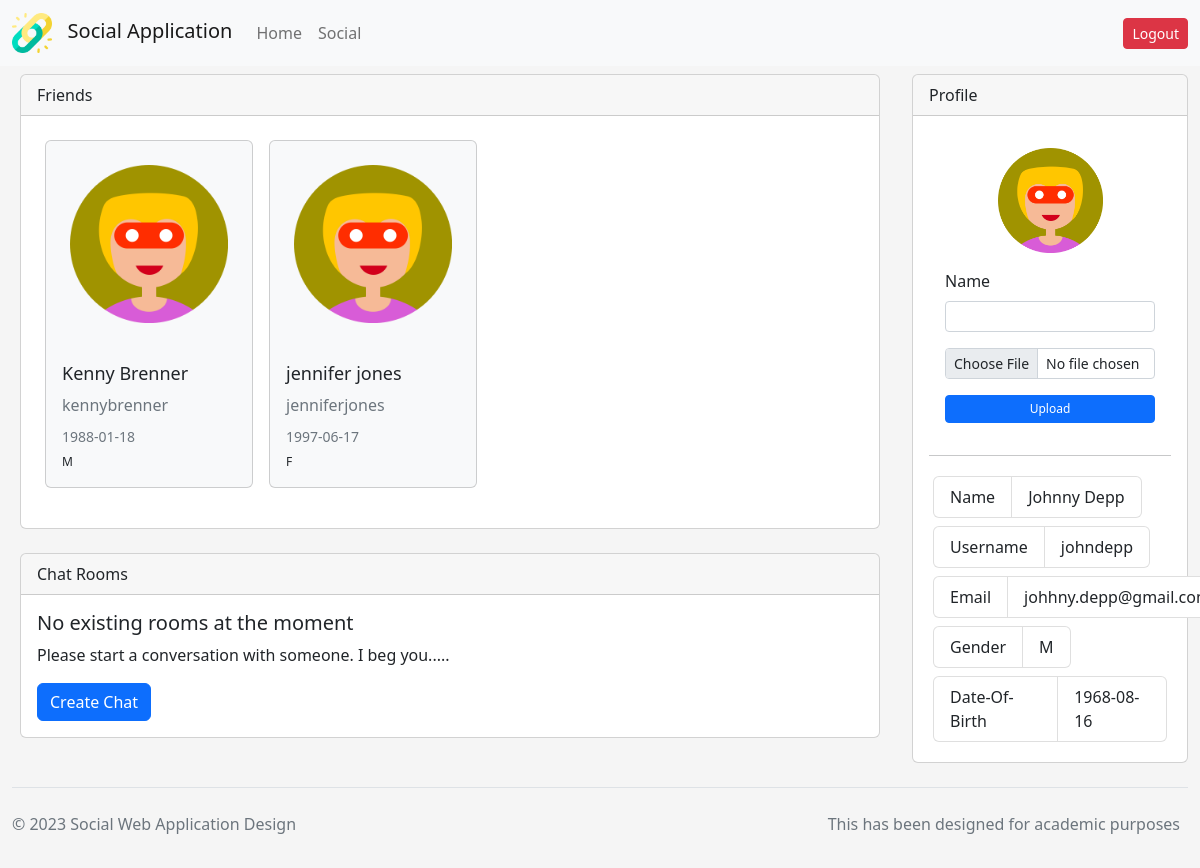
The page / (signed in) on the database its author committed.
### webapp/models.py (models this page shows, shortened)
class AppUser(models.Model):
    user = models.OneToOneField(User, on_delete=models.CASCADE)
    dob = models.CharField(max_length=256, null=False, blank=False)
    gender = models.CharField(max_length=1, null=False, blank=False)
    friend = models.ManyToManyField("self")

### webapp/views.py (the view)
# urls.py: 2. Add a URL to urlpatterns:  path('', views.home, name='home')
@login_required(login_url='/login/')
def home(request):
    global current_user_id
    current_user_id = int(request.user.id)
    global current_user
    current_user = AppUser.objects.get(user=User.objects.get(pk=current_user_id))
    if request.method == 'POST' and request.FILES['description']:
        image_form_raw = ImageMediaForm(request.POST, request.FILES)
        if image_form_raw.is_valid():
            image_form_initial = image_form_raw.save(commit=False)
            upload = request.FILES['description']
            fss = FileSystemStorage()
            file = fss.save(upload.name, upload)
            file_url = fss.url(file)
            image_form_initial.description = file_url
            image_form_initial.user = current_user
            try:
                image_form_initial.save()
            except Exception as e:
                print("Error: " + str(e))
        else:
            print("Invalid Form")
        friends = get_all_friends(current_user)
        existing_rooms = get_chat_rooms(current_user)
        personal = request.user
        return render(request, './internal/home.html', {
            'personal': personal,
            'personal_details': current_user,
            'friends': friends,
            'existing_rooms': existing_rooms,
            'image_form': image_form_raw,
            'current_image': file_url
        })
    else:
        image_form = ImageMediaForm()
        try:
            current_image = Images.objects.get(user=current_user).description
        except Exception as e:
            print(str(e))
            current_image = None
        friends = get_all_friends(current_user)
        existing_rooms = get_chat_rooms(current_user)
        personal = request.user
        return render(request, './internal/home.html', {
            'personal': personal,
            'personal_details': current_user,
            'friends': friends,
            'existing_rooms': existing_rooms,
            'image_form': image_form,
            'current_image': current_image
        })

### webapp/forms.py
class ImageMediaForm(forms.ModelForm):
    def __init__(self, *args, **kwargs):
        super(ImageMediaForm, self).__init__(*args, **kwargs)
        for visible in self.visible_fields():
            visible.field.widget.attrs['class'] = 'form-control form-control-sm'
    class Meta:
        model = Images
        fields = ('name', 'description', 'user')

### webapp/views.py (called while the page is built)
@login_required(login_url='/login/')
def get_all_friends(au: AppUser):
    try:
        response = au.friend.all()
        if response.exists():
            return response
        else:
            return []
    except response.DoesNotExist:
        return []

@login_required(login_url='/login/')
def get_chat_rooms(au: AppUser):
    try:
        response = au.rooms_set.all()
        if response.exists():
            return response
        else:
            return []
        return response
    except response.DoesNotExist:
        return []

### webapp/templates/internal/home.html (shortened to what this page needs)
{% extends "../base.html" %}
{% block content %}
{% include "../partials/header.html" %}
<div class="container-fluid">
    <div class="row">
        <div class="col-12 col-lg-9">
            <div class="d-flex flex-column bd-highlight">
                <div class="p-2 bd-highlight">
                    <div class="card">
                        <div class="card-header">
                            Friends
                        </div>
                        <div class="card-body">
                            <div class="d-flex justify-content-left flex-wrap">
                                {% if friends %}
                                {% for friend in friends %}
                                <div class="p-2 bd-highlight">
                                    <div class="card text-dark bg-light mb-3" style="width: 13rem;">
                                        <img src="../../static/1.png" class="card-img-top" alt="..."
                                             style="padding: 1.5rem;">
                                        <div class="card-body">
                                            <h5 class="card-title" style="font-size: 18px;">{{ friend.user.first_name }}
                                                {{ friend.user.last_name }}</h5>
                                            <p class="text-muted">{{ friend.user.username }}</p>
                                            <h6 class="card-subtitle mb-2 text-muted" style="font-size: 14px;">{{ friend.dob }}</h6>
                                            <p class="card-text" style="font-size: 12px;">{{ friend.gender }}</p>
                                        </div>
                                    </div>
                                </div>
                                {% endfor %}
                                {% else %}
                                <div class="p-3 bd-highlight">
                                    <p class="display-6">
                                        Please socialise and make more friends....
                                    </p>
                                </div>
                                {% endif %}
                            </div>
                        </div>
                    </div>
                </div>
                <div class="p-2 bd-highlight">
                    <div class="card mt-2">
                        <div class="card-header">
                            Chat Rooms
                        </div>
                        <div class="card-body">
                            {% if existing_rooms %}
                            <div class="table-responsive">
                                <table class="table table-hover">
                                    <thead>
                                    <tr>
                                        <th scope="col">ID</th>
                                        <th scope="col">Room Name</th>
                                        <th scope="col">Description</th>
                                        <th scope="col">Owner</th>
                                        <th scope="col">Join?</th>
                                    </tr>
                                    </thead>
                                    <tbody>
                                    {% for room in existing_rooms %}
                                    <tr>
                                        <td class="align-middle">{{ room.id }}</td>
                                        <td class="align-middle">{{ room.name }}</td>
                                        <td class="align-middle">{{ room.description }}</td>
                                        <td class="align-middle">{{ room.user.user.first_name }} {{ room.user.user.last_name }}</td>
                                        <td class="align-middle">
                                            <a href="../chat/{{room.name}}">Chat</a>
                                        </td>
                                    </tr>
                                    {% endfor %}
                                    </tbody>
                                </table>
                            </div>
                            {% else %}
                            <h5 class="card-title">No existing rooms at the moment</h5>
                            <p class="card-text">Please start a conversation with someone. I beg you.....</p>
                            {% endif %}
                            <a href="../room/" class="btn btn-primary">Create Chat</a>
                        </div>
                    </div>
                </div>
            </div>
        </div>
        <div class="col-12 col-lg-3">
            <div class="card mt-2">
                <div class="card-header">
                    Profile
                </div>
                <div class="card-body">
                    <div class="d-flex flex-column">
                        <div class="p-3">
                            {% if current_image %}
                                <img src="{{ current_image }}" class="rounded mx-auto d-block" alt="..." style="width: 50%">
                            {% else %}
                                <img src="../../static/1.png" class="rounded mx-auto d-block" alt="..." style="width: 50%">
                            {% endif %}
                            <form id="image_form" method="post" action="/home/" enctype="multipart/form-data" style="margin-top: 1rem;">
                                <div class="mb-3">
                                  <label class="form-label fs-6">Name</label>
                                  {{image_form.name}}
                                </div>
                                <div class="input-group mb-0">
                                    <div class="mb-3">
                                        {{image_form.description}}
                                    </div>
                                </div>
                                <div class="d-grid gap-2">
                                    <button type="submit" class="btn btn-sm btn-primary"
                                            style="--bs-btn-padding-y: .25rem; --bs-btn-padding-x: .5rem; --bs-btn-font-size: .75rem;">
                                        Upload
                                    </button>
                                </div>
                            </form>
                        </div>
                        <hr/>
                        <div class="p-1">
                            <ul class="list-group list-group-horizontal">
                                <li class="list-group-item">Name</li>
                                <li class="list-group-item">{{ personal.first_name }} {{ personal.last_name }}</li>
                            </ul>
                        </div>
                        <div class="p-1">
                            <ul class="list-group list-group-horizontal">
                                <li class="list-group-item">Username</li>
                                <li class="list-group-item">{{ personal.username }}</li>
                            </ul>
                        </div>
                        <div class="p-1">
                            <ul class="list-group list-group-horizontal">
                                <li class="list-group-item">Email</li>
                                <li class="list-group-item">{{ personal.email }}</li>
                            </ul>
                        </div>
                        <div class="p-1">
                            <ul class="list-group list-group-horizontal">
                                <li class="list-group-item">Gender</li>
                                <li class="list-group-item">{{ personal_details.gender }}</li>
                            </ul>
                        </div>
                        <div class="p-1">
                            <ul class="list-group list-group-horizontal">
                                <li class="list-group-item">Date-Of-Birth</li>
                                <li class="list-group-item">{{ personal_details.dob }}</li>
                            </ul>
                        </div>
                    </div>
                </div>
            </div>
        </div>
    </div>
</div>
{% include "../partials/footer.html" %}
{% endblock %}

### webapp/templates/base.html (style rules this page uses)
body { background-color: #f5f5f5; }

### rows shown on the page
AppUser: user.first_name "Kenny", user.last_name "Brenner", user.username "kennybrenner", dob "1988-01-18", gender "M"
AppUser: user.first_name "jennifer", user.last_name "jones", user.username "jenniferjones", dob "1997-06-17", gender "F"
AppUser: gender "M", dob "1968-08-16"

### other values the page prints
{{ personal.first_name }} "Johnny"
{{ personal.last_name }} "Depp"
{{ personal.username }} "johndepp"
